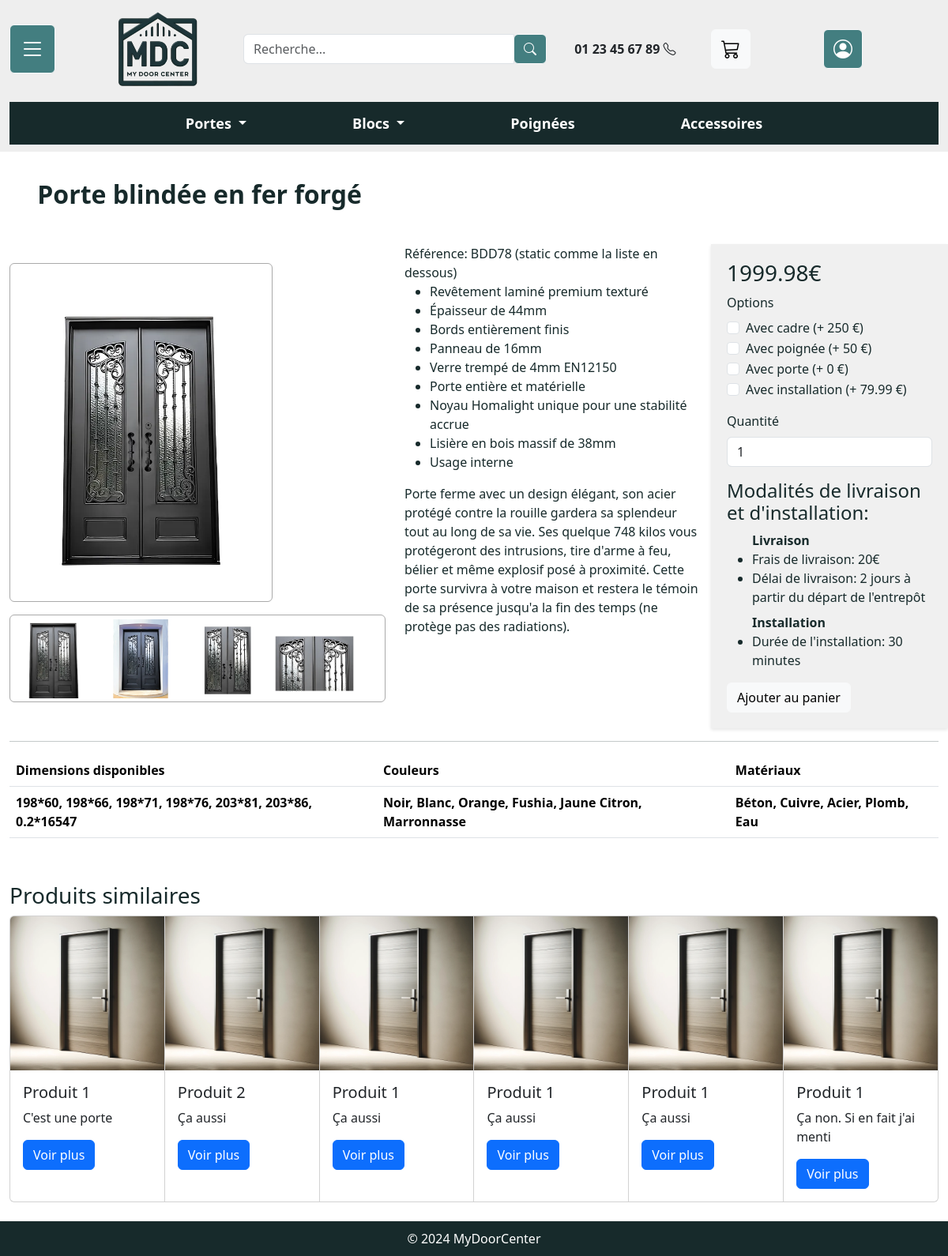
Screenshot of /product.php?id=1 with the database file from the repository.
### tables this page shows
CREATE TABLE Produit (
    id INT PRIMARY KEY AUTO_INCREMENT,
    nom VARCHAR(255),
    type VARCHAR(100),
    prixUnitaire DECIMAL(10, 2),
    description VARCHAR(3000),
    nomImage VARCHAR(255),
    estAuCatalogue BIT NOT NULL DEFAULT 1  
);

CREATE TABLE OptionAchat (
    id INT PRIMARY KEY AUTO_INCREMENT,
    libele VARCHAR(255),
    cout DECIMAL(10, 2),
    typeProduit VARCHAR(100),  
    active BIT NOT NULL DEFAULT 1  
);

### product.php (the view, shortened to what the rows shown need)
<?php
require_once __DIR__ ."/php/Product.php";
$product = Product::constructFromId(intval($_GET["id"]));
$productQuantity = $product -> getQuantityInStock();
?>
<?php include BASE_DIR.'pageTemplate/head.php'; ?>
<body>
    <main class="container-fluid pt-header-xs pt-header-sm pt-header-md pt-header-lg pt-header-xl">
        <div class="row">
            <div class="col-md-12 content">
                <h2 style="padding: 3%;">
                    <strong>
                        <?php echo $product -> getName()?>
                    </strong>
                </h2>
                <div class="row">
                    <div class="col-md-4">
                        Référence: BDD78 (static comme la liste en dessous)
                        <ul>
                            <li>Revêtement laminé premium texturé</li>
                            <li>Épaisseur de 44mm</li>
                            <li>Bords entièrement finis</li>
                            <li>Panneau de 16mm</li>
                            <li>Verre trempé de 4mm EN12150</li>
                            <li>Porte entière et matérielle</li>
                            <li>Noyau Homalight unique pour une stabilité accrue</li>
                            <li>Lisière en bois massif de 38mm</li>
                            <li>Usage interne</li>
                        </ul>
                        <p>
                            <?php echo $product -> getDescription()?>
                        </p>
                    </div>
                    <div class="col-md-3"
                        style="background-color: #f0f0f0; padding: 20px; box-shadow: 0 2px 4px rgba(0,0,0,0.1);">
                        <div class="mb-3">
                            <?php
                                foreach ($product -> getCompatibleBuyingOption() as $option) {
                                    echo
                                    '<div class="form-check">'.
                                        '<input class="form-check-input" type="checkbox" name="optionId" value="'.$option->getId().'" id="option-'.$option->getLibele().'">'.
                                        '<label class="form-check-label" for="optionCadre">'.$option->getLibele().' (+ '.$option->getPrice().' &euro;)</label>'.
                                    '</div>';
                                }
                            ?>
                        </div>
                        <div class="mb-3">
                            <label for="quantity-select" class="form-label">Quantité</label>
                            <input
                                type="number"
                                class="form-control"
                                id="quantity-select"
                                name="quantity"
                                value="1"
                                min="1"
                                max="<?php echo $productQuantity?>"
                                onchange="updatePrice(this, <?php echo $product -> getUnitaryPrice() ?>)">
                        </div>
                    </div>
                </div>
                <div>
                    <table class="table">
                        <thead>
                            <tr>
                                <th>Dimensions disponibles</th>
                                <th>Couleurs</th>
                                <th>Matériaux</th>
                            </tr>
                        </thead>
                        <tbody>
                            <tr>
                                <th>198*60, 198*66, 198*71, 198*76, 203*81, 203*86, 0.2*16547</th>
                                <th>Noir, Blanc, Orange, Fushia, Jaune Citron, Marronnasse</th>
                                <th>
                                    <?php
                                        foreach ($product -> getMaterialsName() as $index=>$name) {
                                            if ($index !== 0) echo ", ";
                                            echo $name;
                                        }
                                    ?>
                                </th>
                            </tr>
                        </tbody>
                    </table>
                </div>
                <br style="margin: 5%;">
                <br style="margin: 5%;">
            </div>
        </div>
    </main>
</body>
<?php include BASE_DIR.'pageTemplate/footer.php'; ?>

### rows the page displays
produit: nom "Porte blindée en fer forgé", description "Porte ferme avec un design élégant, son acier protégé contre la rouille gardera sa splendeur tout au long de sa vie. Ses quelque 748 kilos vous protégeront des intrusions, tire d'arme à feu, bélier et même explosif posé à proximité. Cette porte survivra à votre maison et restera le témoin de sa présence jusqu'a la fin des temps (ne protège pas des radiations).", quantity "1"
optionachat: libele "Avec cadre", Price "250"
optionachat: libele "Avec poignée", Price "50"
optionachat: libele "Avec porte", Price "0"
optionachat: libele "Avec installation", cout "79.99"

### other values shown
$name "Béton"
$name "Cuivre"
$name "Acier"
$name "Plomb"
$name "Eau"
